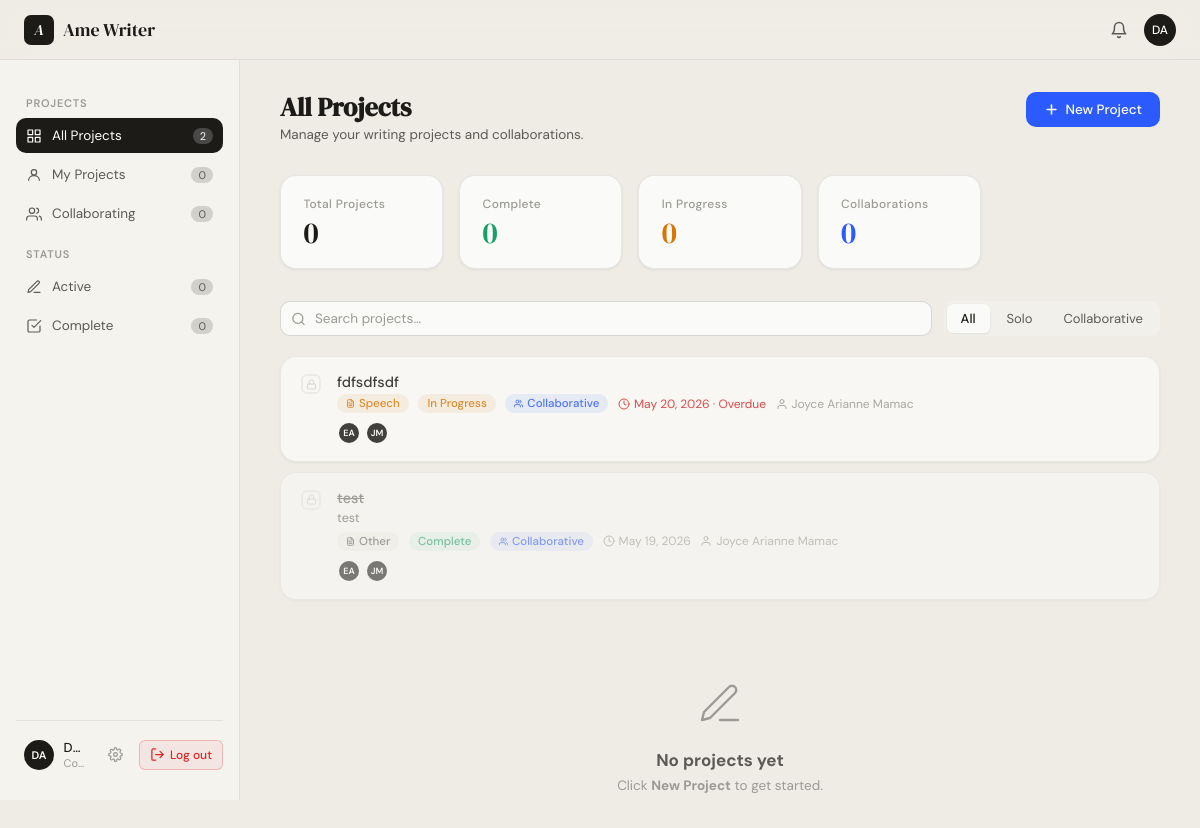
Page /dashboard.php (signed in) on the committed database.
### tables this page shows
CREATE TABLE `projects` (
  `id` int(11) NOT NULL,
  `owner_id` int(11) NOT NULL,
  `title` varchar(255) NOT NULL,
  `description` text DEFAULT NULL,
  `type` enum('essay','journal','speech','article','blog','report','other') DEFAULT 'other',
  `status` enum('draft','in_progress','review','complete') DEFAULT 'draft',
  `is_solo` tinyint(1) DEFAULT 0,
  `due_date` date DEFAULT NULL,
  `created_at` datetime DEFAULT current_timestamp(),
  `updated_at` datetime DEFAULT current_timestamp() ON UPDATE current_timestamp()
);

CREATE TABLE `users` (
  `id` int(11) NOT NULL,
  `name` varchar(100) NOT NULL,
  `email` varchar(150) NOT NULL,
  `password_hash` varchar(255) NOT NULL,
  `role` enum('speechwriter','ghostwriter','copywriter','journalist') DEFAULT 'copywriter',
  `is_active` tinyint(1) DEFAULT 1,
  `created_at` datetime DEFAULT current_timestamp(),
  `updated_at` datetime DEFAULT current_timestamp() ON UPDATE current_timestamp(),
  `settings` text DEFAULT NULL
);

CREATE TABLE `project_collaborators` (
  `id` int(11) NOT NULL,
  `project_id` int(11) NOT NULL,
  `user_id` int(11) NOT NULL,
  `joined_at` datetime DEFAULT current_timestamp()
);

### dashboard.php (the view, shortened to what this page needs)
<?php
$db      = getDB();
$user_id = (int) $_SESSION['user_id'];
$stmt = $db->prepare(
    'SELECT p.id, p.title, p.description AS `desc`, p.type, p.status,
            p.is_solo, p.due_date AS `due`, p.owner_id, p.created_at,
            u.name AS owner_name,
            MAX(CASE WHEN pc.user_id = ? THEN 1 ELSE 0 END) AS is_member
     FROM projects p
     JOIN users u ON u.id = p.owner_id
     LEFT JOIN project_collaborators pc ON pc.project_id = p.id
     GROUP BY p.id
     ORDER BY is_member DESC, p.status ASC, p.created_at DESC'
);
$stmt->execute([$user_id]);
$projects = $stmt->fetchAll();
$my_projects = array_filter($projects, fn($p) => $p['is_member']);
$project_ids = array_column($projects, 'id');
$collabs_map = [];
if ($project_ids) {
    $in  = implode(',', array_fill(0, count($project_ids), '?'));
    $stmt = $db->prepare(
        "SELECT pc.project_id, u.id, u.name, u.role
         FROM project_collaborators pc
         JOIN users u ON u.id = pc.user_id
         WHERE pc.project_id IN ($in)"
    );
    $stmt->execute($project_ids);
    foreach ($stmt->fetchAll() as $row) {
        $collabs_map[$row['project_id']][] = $row;
    }
}
$total      = count($my_projects);
$complete   = count(array_filter($my_projects, fn($p) => $p['status'] === 'complete'));
$in_prog    = count(array_filter($my_projects, fn($p) => $p['status'] === 'in_progress'));
$draft      = count(array_filter($my_projects, fn($p) => $p['status'] === 'draft'));
$collab_cnt = count(array_filter($my_projects, fn($p) => !$p['is_solo']));
$sb = [
    'all'      => count($projects),
    'mine'     => count(array_filter($my_projects, fn($p) => $p['owner_id'] == $user_id)),
    'collab'   => count(array_filter($my_projects, fn($p) => $p['owner_id'] != $user_id)),
    'complete' => $complete,
    'draft'    => $draft + $in_prog,
];
function fmtDate(?string $iso): string {
    return (new DateTime($iso))->format('M j, Y');
}
function isOverdue(?string $iso, string $status): bool {
    if (!$iso || $status === 'complete') return false;
    return new DateTime($iso) < new DateTime('today');
}
function statusLabel(string $s): string {
    return match($s) {
        'draft'       => 'Draft',
        'in_progress' => 'In Progress',
        'review'      => 'Review',
        'complete'    => 'Complete',
        default       => ucfirst($s),
    };
}
function typeLabel(string $t): string {
    return match($t) {
        'essay'   => 'Essay',
        'journal' => 'Journal',
        'speech'  => 'Speech',
        'article' => 'Article',
        'blog'    => 'Blog Post',
        'report'  => 'Report',
        default   => 'Other',
    };
}
function initials(string $name): string {
    $parts = explode(' ', trim($name));
    $i = strtoupper(substr($parts[0], 0, 1));
    if (count($parts) > 1) $i .= strtoupper(substr($parts[count($parts)-1], 0, 1));
    return $i;
}
?>
<!DOCTYPE html>
<html lang="en">
<head>
  <link rel="stylesheet" href="style.css" />
</head>
<body class="dashboard-body">
<?php include 'nav.php'; ?>
<div class="app-body">
  <aside class="sidebar">
    <span class="sidebar-label">Projects</span>
    <button class="sidebar-link active" onclick="setView('all',this)" type="button">
      <svg><use href="#i-grid"/></svg> All Projects <span class="sidebar-badge"><?= $sb['all'] ?></span>
    </button>
    <button class="sidebar-link" onclick="setView('mine',this)" type="button">
      <svg><use href="#i-solo"/></svg> My Projects <span class="sidebar-badge"><?= $sb['mine'] ?></span>
    </button>
    <button class="sidebar-link" onclick="setView('collab',this)" type="button">
      <svg><use href="#i-collab"/></svg> Collaborating <span class="sidebar-badge"><?= $sb['collab'] ?></span>
    </button>
    <span class="sidebar-label">Status</span>
    <button class="sidebar-link" onclick="setView('active',this)" type="button">
      <svg><use href="#i-pen"/></svg> Active <span class="sidebar-badge"><?= $sb['draft'] ?></span>
    </button>
    <button class="sidebar-link" onclick="setView('complete',this)" type="button">
      <svg><use href="#i-done-tasks"/></svg> Complete <span class="sidebar-badge"><?= $sb['complete'] ?></span>
    </button>
    <div class="sidebar-user-panel">
      <a href="profile.php" class="sidebar-user-info">
        <div class="sidebar-avatar"><?= htmlspecialchars(initials($_SESSION['user_name'])) ?></div>
        <div class="sidebar-user-text">
          <span class="sidebar-user-name"><?= htmlspecialchars($_SESSION['user_name']) ?></span>
          <span class="sidebar-user-role"><?php
            $rl = ['speechwriter'=>'Speech Writer','ghostwriter'=>'Ghostwriter','copywriter'=>'Copywriter','journalist'=>'Journalist'];
            echo htmlspecialchars($rl[$_SESSION['user_role']] ?? ucfirst($_SESSION['user_role']));
          ?></span>
        </div>
      </a>
      <a href="settings.php" class="sidebar-icon-btn" title="Settings">
        <svg><use href="#i-settings"/></svg>
      </a>
      <a href="logout.php" class="sidebar-logout-btn sidebar-logout-visible" title="Log out">
        <svg><use href="#i-logout"/></svg>
        <span>Log out</span>
      </a>
    </div>
  </aside>
  <main class="main-content">
    <div class="page-header">
      <div>
        <h2 id="view-title">All Projects</h2>
        <p id="view-sub">Manage your writing projects and collaborations.</p>
      </div>
      <button class="btn-accent" onclick="openAddModal()" type="button">
        <svg style="width:15px;height:15px;stroke:#fff;fill:none;stroke-width:2.5;stroke-linecap:round;stroke-linejoin:round"><use href="#i-plus"/></svg>
        New Project
      </button>
    </div>
    <div class="stats-row">
      <div class="stat-card"><div class="stat-label">Total Projects</div><div class="stat-value"><?= $total ?></div></div>
      <div class="stat-card"><div class="stat-label">Complete</div><div class="stat-value green"><?= $complete ?></div></div>
      <div class="stat-card"><div class="stat-label">In Progress</div><div class="stat-value amber"><?= $in_prog ?></div></div>
      <div class="stat-card"><div class="stat-label">Collaborations</div><div class="stat-value accent"><?= $collab_cnt ?></div></div>
    </div>
    <div class="toolbar">
      <div class="toolbar-search">
        <input type="text" id="search-input" placeholder="Search projects…" oninput="filterProjects()" />
      </div>
      <div class="filter-tabs">
        <button class="filter-tab active" data-filter="all"      onclick="setTabFilter(this)">All</button>
        <button class="filter-tab"        data-filter="solo"     onclick="setTabFilter(this)">Solo</button>
        <button class="filter-tab"        data-filter="collab"   onclick="setTabFilter(this)">Collaborative</button>
      </div>
    </div>
    <div class="task-list" id="project-list">
      <?php foreach ($projects as $p):
        $overdue  = isOverdue($p['due'], $p['status']);
        $is_owner = ($p['owner_id'] == $user_id);
        $collabs  = $collabs_map[$p['id']] ?? [];
        $complete = $p['status'] === 'complete';
      ?>
      <?php $is_member = (bool)$p['is_member']; ?>
      <div class="task-card project-card<?= $complete ? ' done' : '' ?><?= !$is_member ? ' read-only-card' : '' ?>"
           data-id="<?= $p['id'] ?>"
           data-owner="<?= $p['owner_id'] ?>"
           data-status="<?= htmlspecialchars($p['status']) ?>"
           data-solo="<?= $p['is_solo'] ? '1' : '0' ?>"
           data-member="<?= $is_member ? '1' : '0' ?>">
        <?php if ($is_owner): ?>
        <form method="POST" action="dashboard.php" style="display:contents">
          <input type="hidden" name="action" value="<?= $complete ? 'reopen' : 'complete' ?>">
          <input type="hidden" name="id" value="<?= $p['id'] ?>">
          <button type="submit" class="task-check<?= $complete ? ' checked' : '' ?>"
                  title="<?= $complete ? 'Reopen project' : 'Mark complete' ?>" aria-label="Toggle complete">
            <?php if ($complete): ?><svg><use href="#i-check"/></svg><?php endif; ?>
          </button>
        </form>
        <?php else: ?>
        <div class="task-check locked" title="Only the owner can mark this complete">
          <svg><use href="#i-lock"/></svg>
        </div>
        <?php endif; ?>
        <div class="task-body">
          <div class="task-title"><?= htmlspecialchars($p['title']) ?></div>
          <?php if ($p['desc']): ?>
          <div class="task-desc"><?= htmlspecialchars($p['desc']) ?></div>
          <?php endif; ?>
          <div class="task-meta">
            <span class="badge type-<?= htmlspecialchars($p['type']) ?>">
              <svg style="width:9px;height:9px;stroke:currentColor;fill:none;stroke-width:2.5"><use href="#i-file-text"/></svg>
              <?= typeLabel($p['type']) ?>
            </span>
            <span class="badge status-<?= htmlspecialchars($p['status']) ?>">
              <?= statusLabel($p['status']) ?>
            </span>
            <span class="badge <?= $p['is_solo'] ? 'solo' : 'collab-badge' ?>">
              <svg style="width:9px;height:9px;stroke:currentColor;fill:none;stroke-width:2.5">
                <use href="<?= $p['is_solo'] ? '#i-solo' : '#i-collab' ?>"/>
              </svg>
              <?= $p['is_solo'] ? 'Solo' : 'Collaborative' ?>
            </span>
            <?php if ($p['due']): ?>
            <span class="task-due<?= $overdue ? ' overdue' : '' ?>">
              <svg><use href="#i-clock"/></svg>
              <?= fmtDate($p['due']) ?><?= $overdue ? ' · Overdue' : '' ?>
            </span>
            <?php endif; ?>
            <?php if (!$is_owner): ?>
            <span class="task-due">
              <svg><use href="#i-user"/></svg>
              <?= htmlspecialchars($p['owner_name']) ?>
            </span>
            <?php endif; ?>
          </div>
          <?php if (!$p['is_solo'] && count($collabs) > 0): ?>
          <div class="collab-avatars">
            <?php foreach (array_slice($collabs, 0, 5) as $c): ?>
            <div class="collab-avatar" title="<?= htmlspecialchars($c['name']) ?> (<?= htmlspecialchars(ucfirst($c['role'])) ?>)">
              <?= htmlspecialchars(initials($c['name'])) ?>
            </div>
            <?php endforeach; ?>
          </div>
          <?php endif; ?>
        </div>
      </div>
      <?php endforeach; ?>
    </div>
    <div class="empty-state" id="empty-state" <?= $total ? 'style="display:none"' : '' ?>>
      <svg><use href="#i-pen"/></svg>
      <h3>No projects yet</h3>
      <p>Click <strong>New Project</strong> to get started.</p>
    </div>
  </main>
</div>
</body>
</html>

### rows in the picture
projects: title "fdfsdfsdf", type "Speech", status "In Progress", is_solo "Collaborative", due_date "May 20, 2026", shows "· Overdue", owner.name "Joyce Arianne Mamac"
project_collaborators: user.name "EA"
project_collaborators: user.name "JM"
projects: title "test", description "test", type "Other", status "Complete", is_solo "Collaborative", due_date "May 19, 2026", owner.name "Joyce Arianne Mamac"
project_collaborators: user.name "EA"
project_collaborators: user.name "JM"

### other values in the picture
nav_initials($_SESSION['user_name']) "DA"
$sb['all'] "2"
$sb['mine'] "0"
$sb['collab'] "0"
$sb['draft'] "0"
$sb['complete'] "0"
initials($_SESSION['user_name']) "DA"
$_SESSION['user_name'] "D…"
$rl[$_SESSION['user_role']] "Co…"
$total "0"
$complete "0"
$in_prog "0"
$collab_cnt "0"
